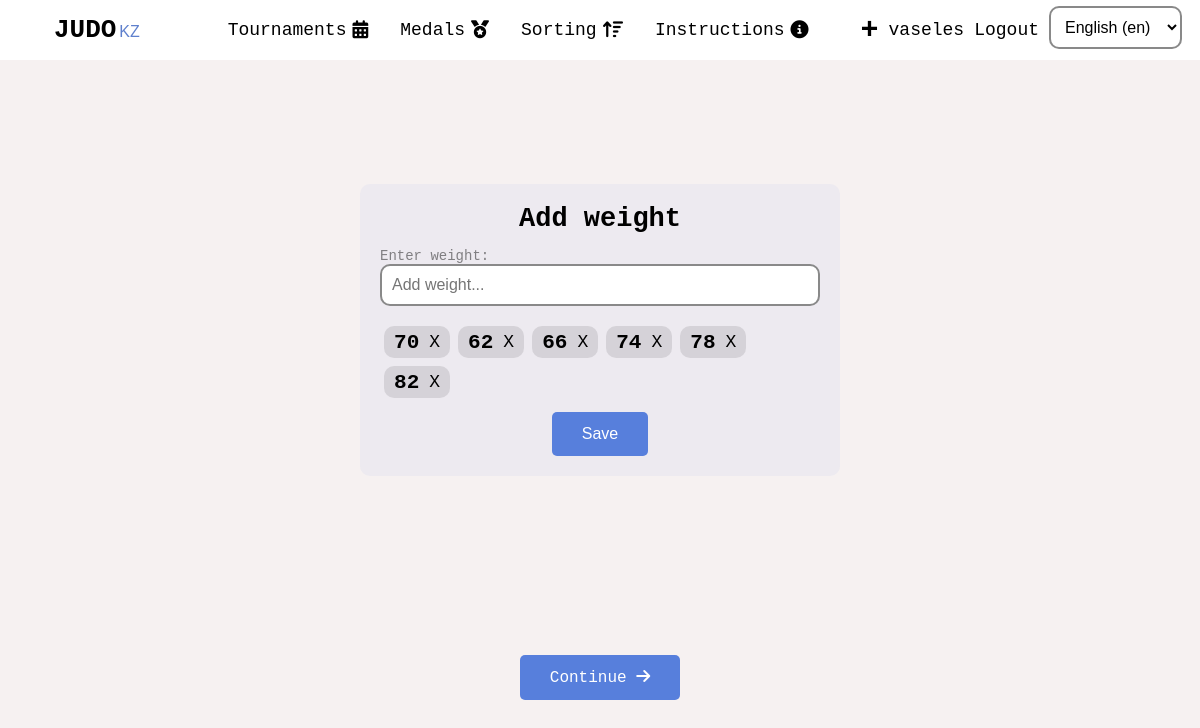
Screenshot of /en/tournaments/weight-categories/grant-pri-the-best-xxi-2023-may/3/weight (signed in) with the database file from the repository.
### base/models.py (models this page shows, shortened)
class Weight(models.Model):
   name = models.CharField(max_length=10)
   participants = models.ManyToManyField(Participant, default=[], blank=True)

### base/views/tournaments.py (the view, shortened to what this page needs)
# urls.py: path('tournaments/weight-categories/<str:slug>/<int:id>/weight', tournaments.weight_category_weight, name='weight_category_weight'),
@login_required(login_url='base:login')
def weight_category_weight(request, slug, id):
   if (request.user.profile.userType == 'Админ' or request.user.is_superuser or request.user.profile.userType == 'Секретарь'):
      tournament = Tournament.objects.get(slug=slug)
      weight_category = WeightCategory.objects.get(id=id)
      context = {
         'tournament': tournament,
         'weight_category': weight_category,
      }
      return render(request, 'base/tournaments/weight_add.html', context)
   else:
      messages.error(request, "You don't have permission to create tournament ;)")
      return redirect('base:show_tournaments')

### base/templates/base/tournaments/weight_add.html (shortened to what this page needs)
{% include 'main.html' %}
{% load static i18n %}
{% block title %}
   <link rel="stylesheet" href="{% static 'css/tournaments/weight_categories.css' %}">
{% endblock title %}
{% block content %}
  <div class="home add_weight">
   <div class="categories">
      <form action="" class="create__tournament" method="POST">
      <h2>{% trans 'Add weight' %}</h2>
         <div class="form__component">
            <label for="">{% trans 'Enter weight' %}:</label>
            <input type="text" name="weight" placeholder="{% trans 'Add weight' %}..." class="input">
         </div>
         <div class="show__all__weight">
            {% for weight in weight_category.weight.all %}
               <span class="one__weight">
                  <h3>{{weight.name}}</h3>
                  <a href="{% url 'base:weight_category_weight_delete' tournament.slug weight_category.id weight.id %}" >X  </a>
               </span>
            {% endfor %}
         </div>
         <button class="btn" >Save</button>
      </form>
   </div>
   <a
   class="btn btn--continue"
   href="{% url 'base:weight_categories' tournament.slug %}"
   >
      Continue <i class="fa-solid fa-arrow-right"></i>
   </a>
  </div>
{% endblock content %}

### templates/header.html (shortened to what this page needs)
{% load static i18n  %}
<header>
   <a href="/" class="link-logo">
      <b>JUDO</b>
      <span>
         <span>KZ</span>
      </span>
   </a>
   <div class="header__center">
      <a href="{% url "base:show_tournaments" %}" class="link">
         {% trans 'Tournaments' %}
         <i class="fa-solid fa-calendar-days"></i>
      </a>
      <a href="{% url "base:medals" %}" class="link">
         {% trans 'Medals' %}
         <i class="fa-solid fa-medal"></i>
      </a>
      <a href="{% url "base:sorting" %}" class="link">
         {% trans 'Sorting' %}
         <i class="fa-solid fa-arrow-up-wide-short"></i>
      </a>
      <a href="{% url "base:instructions" %}" class="link">
         {% trans 'Instructions' %}
         <i class="fa-solid fa-circle-info"></i>
      </a>
   </div>
   <div class="header__right">
      {% if request.user.is_authenticated  %}
      {% if request.user.profile.userType == 'Админ' or request.user.profile.userType == 'Секретарь' or request.user.is_superuser %}
         <a href="{% url "base:create_tournamets" %}" class="link"
         style="font-size: 30px; font-weight: bold;">
            +
         </a>
      {% endif %}
   <a href="{% url 'base:show_profile' request.user.username %}" class="link">{{request.user.username}}</a>
   <a href="{% url 'base:logout' %}" class="link">
      {% trans 'Logout' %}
   </a>
{% else %}
   <a href="{% url 'base:registration' %}" class="link">{% trans 'Registration' %}</a>
   <a href="{% url 'base:login' %}" class="link">{% trans 'Login' %}</a>
{% endif %}
<form action="{% url 'set_language' %}" method="post" id="LanguageForm">{% csrf_token %}
   <select name="language" id="changeLanguage" >
       {% get_current_language as LANGUAGE_CODE %}
       {% get_available_languages as LANGUAGES %}
       {% get_language_info_list for LANGUAGES as languages %}
       {% for language in languages %}
           <option value="{{ language.code }}"{% if language.code == LANGUAGE_CODE %}
                   selected{% endif %}>
               {{ language.name_local }} ({{ language.code }})
           </option>
       {% endfor %}
   </select>
</form>
   </div>
</header>

### static/css/styles.css (style rules this page uses)
* { box-sizing: border-box; padding: 0; margin: 0; text-decoration: none; outline: none; }
body { background-color: var(--white); color: var(--black); font-size: 18px; font-family: monospace; overflow-x: hidden; }
header { display: flex; justify-content: space-around; align-items: center; width: 100%; height: 60px; background-color: #fff; z-index: 1000; }
.header__center { display: flex; justify-content: center; align-items: center; }
.header__center a { display: flex; justify-content: center; align-items: center; gap: 6px; transition: all .3s linear; height: 100%; padding: 22px 16px; border-radius: 0 0 5px 5px; }
.header__right { display: flex; justify-content: center; align-items: center; gap: 10px }
#changeLanguage { font-size: 16px; transition: all .3s linear; cursor: pointer; }
#changeLanguage option { cursor: pointer; }
.btn { font-size: 16px; padding: 13px 30px 13px; cursor: pointer; border: none; position: relative; background-color: rgba(0, 0, 0, 0); user-select: none; -webkit-user-select: none; touch-action: manipulation; background-color: var(--lightblue); color: white; border-radius: 5px; transition: all .3s linear; }
a { color: black }
.link { text-decoration: none; color: var(--black); transition: all .3s linear }
.link-logo { color: black; margin-left: 3vw; margin-right: 3vw }
.link-logo b { font-weight: bold; font-size: 26px; }
.link-logo span { font-size: 16px; margin-left: -4px; color: #5f80cd ; font-family:'Lucida Sans', 'Lucida Sans Regular', 'Lucida Grande', 'Lucida Sans Unicode', Geneva, Verdana, sans-serif; }
.form__component { display: flex; justify-content: center; align-items: start; flex-direction: column; width: 100%; }
.form__component label { font-size: 14px; color: rgb(20,20,20,.5); transition: all .3s linear; }
.form__component input, select, textarea { width: 100%; padding: 10px 10px; font-size: 16px; margin-bottom: 6px; min-width: 100%; background-color: #fff; border: 2px solid rgb(20,20,20,.5); border-radius: 10px; transition: all .3s linear; }
.form__component:focus input, label { border-color: #202020; }

### static/css/tournaments/weight_categories.css (style rules this page uses)
.categories { display: flex; justify-content: center; align-items: flex-start; width: 100%; padding: 10px; margin-top: 5%; gap: 20px; }
.create__tournament { width: 40%; }
.create__tournament { display: flex; justify-content: center; align-items: center; width: 100%; flex-direction: column; background-color: rgba(87, 127, 220, 0.06); max-width: 480px; padding: 20px; border-radius: 10px; }
.create__tournament h2 { margin-bottom: 14px; }
.add_weight { display: flex; justify-content: center; align-items: center; flex-direction: column; width: 100%; height: 60vh; }
.btn--continue { position: fixed; bottom: 100px; z-index: 10; }
.show__all__weight { margin: 10px 0 ; display: flex; justify-content: start; align-items: center; flex-wrap: wrap; width: 100%; }
.one__weight { padding: 4px 10px; background-color: rgb(0,0,0,.1); border-radius: 10px; display: flex; justify-content: center; align-items: center; gap: 10px; transition: all .3s linear; color: black; margin: 4px; }
.one__weight a { transition: all .3s linear; color: black; }

### static/css/variables.css (style rules this page uses)
:root { --white: #F6F1F1; --lightblue: #577fdc; --gold: #FBD46D; --black: #000000; }

### rows the page displays
Weight: name "70"
Weight: name "62"
Weight: name "66"
Weight: name "74"
Weight: name "78"
Weight: name "82"

### other values shown
{{ request.user.username }} "vaseles"
form field language "English (en)"
